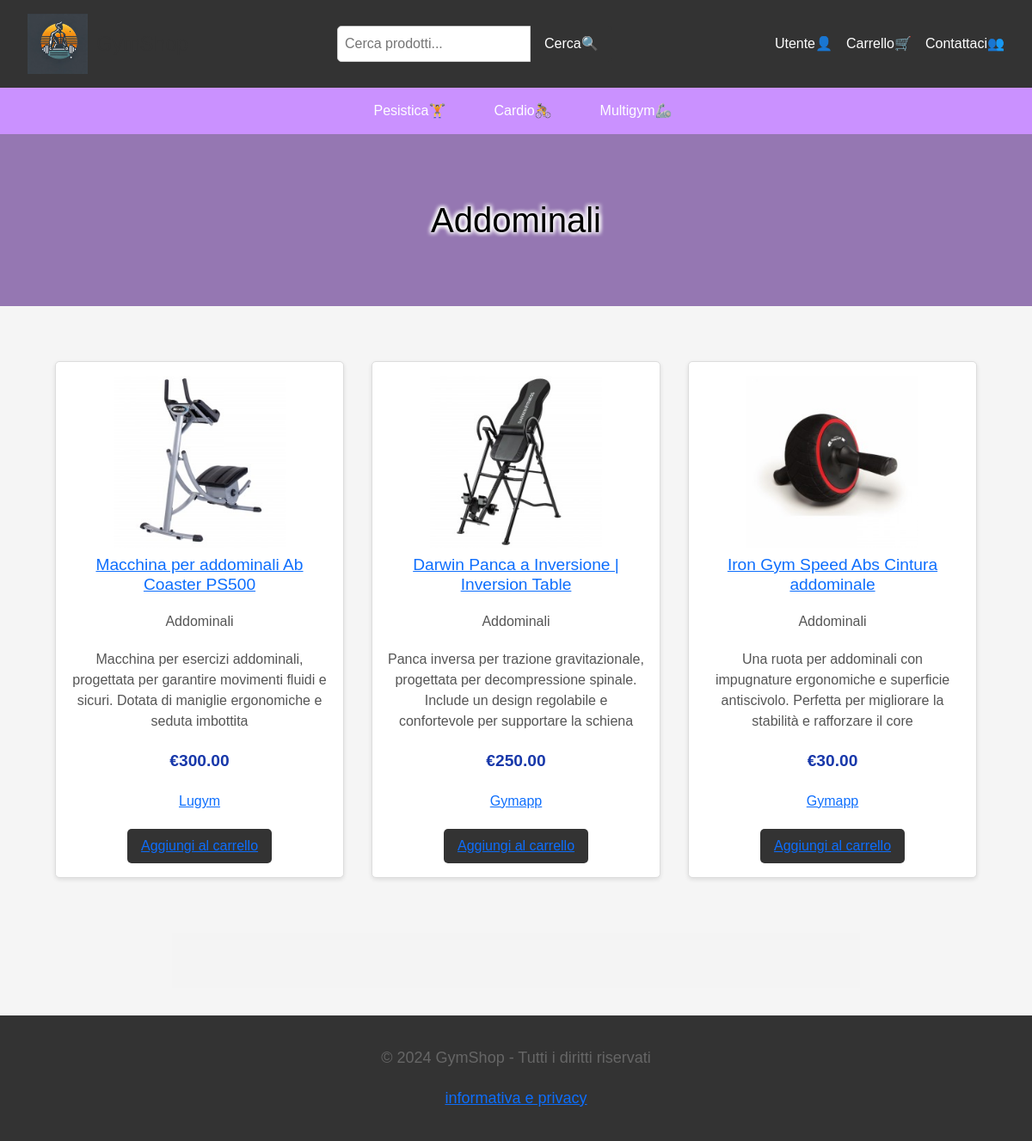
Page /addome/ on the committed database.
### gymapp/models.py (models this page shows, shortened)
class Product(models.Model):
    pid = ShortUUIDField(unique=True, length= 10, max_length=30, alphabet = "abcdefgh12345")
    user = models.ForeignKey(User, on_delete=models.SET_NULL, null=True)
    categoria = models.ForeignKey(Category, on_delete=models.SET_NULL, null=True)
    vendor = models.ForeignKey(Fornitore, on_delete=models.SET_NULL, null=True, related_name="vendor")
    title = models.CharField(max_length=200)
    image = models.ImageField(upload_to=user_directory_path)
    description = models.TextField(null= True, blank=True)
    price = models.DecimalField(max_digits=99999999999999, decimal_places=2, default="1.99")
    specifications= models.TextField(null=True, blank=True)
    stock_count = models.CharField(max_length=100, default="10")
    product_status = models.CharField(choices= STATUS, max_length=10, default="in_review")
    status = models.BooleanField(default=True)
    in_stock = models.BooleanField(default=True)
    featured = models.BooleanField(default=False)
    digital = models.BooleanField(default=False)
    categ_type = models.CharField(choices=CATEGORY, max_length=40, default="manubrio")
    sku = ShortUUIDField(unique=True, length= 4, max_length=10, prefix ="sku", alphabet = "1234567890")
    date = models.DateTimeField(auto_now_add=True)
    updated = models.DateTimeField(null=True, blank=True)
    class Meta:
        verbose_name_plural = "Prodotti"

class Category(models.Model):
    cid  = ShortUUIDField(unique=True, length= 10, max_length=20, prefix ="cat", alphabet = "abcdefgh12345")
    title = models.CharField(max_length=100)
    image = models.ImageField(upload_to="category")
    class Meta:
        verbose_name_plural = "Categories"

class Fornitore(models.Model):
    vid  = ShortUUIDField(unique=True, length= 10, max_length=20, prefix ="forn", alphabet = "abcdefgh12345")
    title = models.CharField(max_length=200, default ="Nestify")
    image = models.ImageField(upload_to= user_directory_path)
    description = models.TextField(null= True, blank=True)
    address = models.CharField(max_length=200, default="123 Via Emilia")
    contact = models.CharField(max_length=200, default="+123 (059) 798")
    chat_resp_time = models.CharField(max_length=200, default="100")
    spedizione_in_tempo = models.CharField(max_length=200, default="100")
    valutazione_autentica = models.CharField(max_length=200, default="100")
    days_return = models.CharField(max_length=200, default="100")
    periodo_rimborso = models.CharField(max_length=200, default="100")
    user = models.ForeignKey(User, on_delete=models.SET_NULL, null=True)
    date = models.DateField(auto_now_add=True, null=True, blank=True)
    class Meta:
        verbose_name_plural = "Fornitori"
    def __str__(self):
        return self.title

### gymapp/views.py (the view)
# urls.py: path('addome/', views.addome, name='addome'),
def addome(request):
    addome = Product.objects.filter(categ_type="addome")
    context = {
        "addome": addome,
    }
    return render(request, 'core/multigym/addome.html',context)

### templates/core/multigym/addome.html (shortened to what this page needs)
{% extends 'partials/base.html' %}
{% load static %}
{% block hero_title %}Addominali{% endblock %}
{% block products %}
<section class="products">
    {% for a in addome %}
    <div class="product">
        <img src="{{ a.image.url }}" alt="Manubri">
        <h3><a href="{% url 'gymapp:dettagli_prodotto' a.pid %}">{{ a.title }}</h3></a>
        <p>{{ a.categoria.title }}</p>
        <p>{{ a.description }}</p>
        <p class="price">€{{ a.price }}</p>
        <p><a href="{% url 'gymapp:fornitore_list' a.vendor.vid %}">{{ a.vendor }}</p></a>
        <button><a href="{% url 'gymapp:add_to_cart' a.id %}">Aggiungi al carrello</button></a>
    </div>
    {% endfor %}
</section>
{% endblock %}

### static/css/homepage_styles.css (style rules this page uses)
body { font-family: Arial, sans-serif; margin: 0; padding: 0; box-sizing: border-box; background: #f4f4f4; color: #333; }
.products { display: grid; grid-template-columns: repeat(auto-fit, minmax(300px, 1fr)); gap: 2rem; padding: 2rem; }
.product { text-align: center; background: #fff; padding: 1rem; border: 1px solid #ddd; border-radius: 5px; box-shadow: 0 2px 5px rgba(0, 0, 0, 0.1); }
.product img { width: 100%; height: auto; max-width: 200px; margin: 0 auto; }
.product h3 { font-size: 1.2rem; margin: 0.5rem 0; }
.product p { font-size: 1rem; color: #555; }
.product button { background: #333; color: #fff; border: none; padding: 0.5rem 1rem; cursor: pointer; border-radius: 5px; }
.product .price { font-size: 1.2rem; color: #1838aa; font-weight: bold; margin: 0.5rem 0; }

### static/css/payment_failed.css (style rules this page uses)
body { font-family: Arial, sans-serif; text-align: center; background-color: #f5f5f5; margin: 0; padding: 0; }
p { font-size: 18px; color: #666; margin: 20px 0; }

### static/css/payment_completed.css (style rules this page uses)
body { font-family: Arial, sans-serif; margin: 0; padding: 0; background-color: #f5f5f5; }

### rows in the picture
Product: image (picture), title "Macchina per addominali Ab Coaster PS500", categoria "Addominali", description "Macchina per esercizi addominali, progettata per garantire movimenti fluidi e sicuri. Dotata di maniglie ergonomiche e seduta imbottita", price "300.00", vendor "Lugym"
Product: image (picture), title "Darwin Panca a Inversione | Inversion Table", categoria "Addominali", description "Panca inversa per trazione gravitazionale, progettata per decompressione spinale. Include un design regolabile e confortevole per supportare la schiena", price "250.00", vendor "Gymapp"
Product: image (picture), title "Iron Gym Speed Abs Cintura addominale", categoria "Addominali", description "Una ruota per addominali con impugnature ergonomiche e superficie antiscivolo. Perfetta per migliorare la stabilità e rafforzare il core", price "30.00", vendor "Gymapp"
